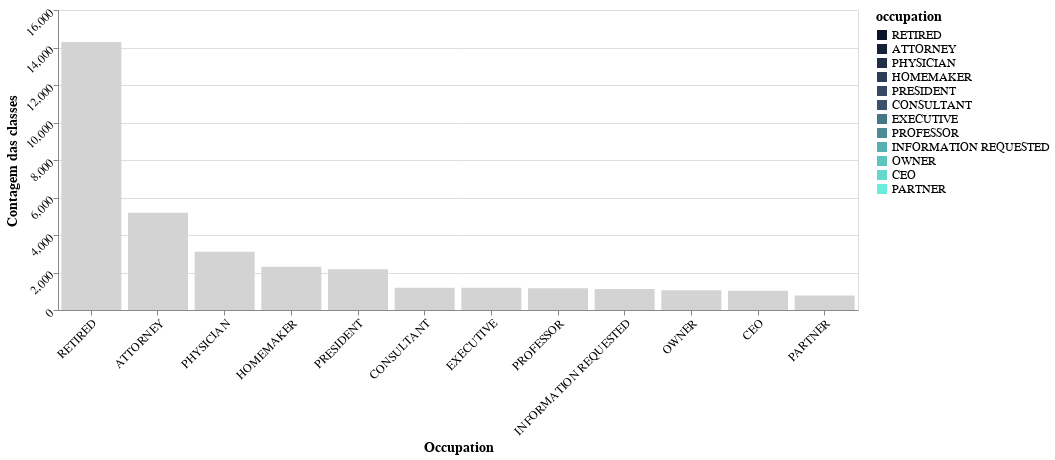

This figure's notebook cell:
### Markdown cell above
### Very high cardinality variables

### Code cell
def plot_top_categories(df, column, top_n=12):
    
    color_palette = ["#0b132b", "#152139", "#202e47", 
                    "#2a3c56", "#354964", "#3a506b",
                    "#467787", "#4c8a95",  "#57b1b1",
                     "#5dc5bf", "#63d8cd", "#69ecdb", "#6fffe9"]
    
    vis = df[column].value_counts().reset_index().head(top_n)
    
    color_scale = alt.Scale(
        domain=vis[column].unique(),
        range=color_palette    
    )

    highlight = alt.selection_point(on='mouseover', fields=[column], empty='none')
    chart = alt.Chart(vis).mark_bar().encode(
        x=alt.X(f"{column}:O", title=column.capitalize(), sort='-y'),
        y=alt.Y("count:Q", title="Contagem das classes"),
        
        tooltip=[
            alt.Tooltip(f"{column}:O"),
            alt.Tooltip("count:Q", title="Contagem da classe -")
        ],
        color=alt.condition(
            highlight,
            alt.Color(f"{column}:O", scale=color_scale, title=f'{column}'),
            alt.value('lightgray')
        ),
                
    ).properties(
        width=800,
        height=300,
    ).add_params(
        highlight
    ).configure(
    background="rgba(0, 0, 0, 0)"
    ).configure_view(
        fill='white'
    ).configure_axis(
        grid=False,
    ).configure_axis(
        labelAngle=-45
    )
    
    return chart
vis1 = plot_top_categories(df, 'occupation')
vis1.display()

### Figure 1 — Vega specification as saved in the notebook (floating-point values rounded to 4 significant figures)
{"$schema": "https://vega.github.io/schema/vega/v5.json", "data": [{"name": "param_10_store"}, {"name": "source_0"}, {"name": "data_0", "values": [{"count": 14289, "count_end": 14290.0, "count_start": 0.0, "occupation": "RETIRED"}, {"count": 5183, "count_end": 5183.0, "count_start": 0.0, "occupation": "ATTORNEY"}, {"count": 3112, "count_end": 3112.0, "count_start": 0.0, "occupation": "PHYSICIAN"}, {"count": 2305, "count_end": 2305.0, "count_start": 0.0, "occupation": "HOMEMAKER"}, {"count": 2173, "count_end": 2173.0, "count_start": 0.0, "occupation": "PRESIDENT"}, {"count": 1193, "count_end": 1193.0, "count_start": 0.0, "occupation": "CONSULTANT"}, {"count": 1193, "count_end": 1193.0, "count_start": 0.0, "occupation": "EXECUTIVE"}, {"count": 1161, "count_end": 1161.0, "count_start": 0.0, "occupation": "PROFESSOR"}, {"count": 1115, "count_end": 1115.0, "count_start": 0.0, "occupation": "INFORMATION REQUESTED"}, {"count": 1059, "count_end": 1059.0, "count_start": 0.0, "occupation": "OWNER"}, {"count": 1023, "count_end": 1023.0, "count_start": 0.0, "occupation": "CEO"}, {"count": 775, "count_end": 775.0, "count_start": 0.0, "occupation": "PARTNER"}]}, {"name": "source_0_x_domain_occupation", "values": [{"occupation": "RETIRED", "sort_field": 14289}, {"occupation": "ATTORNEY", "sort_field": 5183}, {"occupation": "PHYSICIAN", "sort_field": 3112}, {"occupation": "HOMEMAKER", "sort_field": 2305}, {"occupation": "PRESIDENT", "sort_field": 2173}, {"occupation": "CONSULTANT", "sort_field": 1193}, {"occupation": "EXECUTIVE", "sort_field": 1193}, {"occupation": "PROFESSOR", "sort_field": 1161}, {"occupation": "INFORMATION REQUESTED", "sort_field": 1115}, {"occupation": "OWNER", "sort_field": 1059}, {"occupation": "CEO", "sort_field": 1023}, {"occupation": "PARTNER", "sort_field": 775}]}], "signals": [{"name": "unit", "value": {}, "on": [{"events": "pointermove", "update": "isTuple(group()) ? group() : unit"}]}, {"name": "param_10", "update": "vlSelectionResolve(\"param_10_store\", \"union\", true, true)"}, {"name": "param_10_tuple", "on": [{"events": [{"source": "scope", "type": "mouseover"}], "update": "datum && item().mark.marktype !== 'group' && indexof(item().mark.role, 'legend') < 0 ? {unit: \"\", fields: param_10_tuple_fields, values: [(item().isVoronoi ? datum.datum : datum)[\"occupation\"]]} : null", "force": true}, {"events": [{"source": "view", "type": "dblclick"}], "update": "null"}]}, {"name": "param_10_tuple_fields", "value": [{"type": "E", "field": "occupation"}]}, {"name": "param_10_toggle", "value": false, "on": [{"events": [{"source": "scope", "type": "mouseover"}], "update": "event.shiftKey"}, {"events": [{"source": "view", "type": "dblclick"}], "update": "false"}]}, {"name": "param_10_modify", "on": [{"events": {"signal": "param_10_tuple"}, "update": "modify(\"param_10_store\", param_10_toggle ? null : param_10_tuple, param_10_toggle ? null : true, param_10_toggle ? param_10_tuple : null)"}]}], "marks": [{"type": "rect", "name": "marks", "from": {"data": "data_0"}, "encode": {"update": {"x": {"field": "occupation", "scale": "x"}, "width": {"signal": "max(0.25, bandwidth('x'))"}, "y": {"field": "count_end", "scale": "y"}, "tooltip": {"signal": "{\"occupation\": isValid(datum[\"occupation\"]) ? datum[\"occupation\"] : \"\"+datum[\"occupation\"], \"Contagem da classe -\": format(datum[\"count\"], \"\")}"}, "y2": {"field": "count_start", "scale": "y"}, "fill": [{"field": "occupation", "scale": "color", "test": "length(data(\"param_10_store\")) && vlSelectionTest(\"param_10_store\", datum)"}, {"value": "lightgray"}]}}, "style": ["bar"], "interactive": true}], "scales": [{"name": "x", "type": "band", "domain": {"data": "source_0_x_domain_occupation", "field": "occupation", "sort": {"op": "max", "field": "sort_field", "order": "descending"}}, "range": [0, {"signal": "width"}], "paddingOuter": 0.05, "paddingInner": 0.1}, {"name": "y", "type": "linear", "domain": {"data": "data_0", "fields": ["count_start", "count_end"]}, "range": [{"signal": "height"}, 0], "zero": true, "nice": true}, {"name": "color", "type": "ordinal", "domain": ["RETIRED", "ATTORNEY", "PHYSICIAN", "HOMEMAKER", "PRESIDENT", "CONSULTANT", "EXECUTIVE", "PROFESSOR", "INFORMATION REQUESTED", "OWNER", "CEO", "PARTNER"], "range": ["#0b132b", "#152139", "#202e47", "#2a3c56", "#354964", "#3a506b", "#467787", "#4c8a95", "#57b1b1", "#5dc5bf", "#63d8cd", "#69ecdb", "#6fffe9"], "interpolate": "hcl"}], "axes": [{"scale": "y", "zindex": 0, "labels": false, "gridScale": "x", "aria": false, "minExtent": 0, "tickCount": {"signal": "ceil(height/40)"}, "orient": "left", "maxExtent": 0, "ticks": false, "domain": false, "grid": true}, {"scale": "x", "grid": false, "orient": "bottom", "labelBaseline": "top", "labelAlign": "right", "title": "Occupation", "zindex": 0}, {"scale": "y", "tickCount": {"signal": "ceil(height/40)"}, "orient": "left", "grid": false, "zindex": 0, "labelOverlap": true, "title": "Contagem das classes", "labelAlign": "right"}], "config": {"axis": {"labelFontSize": 12, "titleFontSize": 14, "labelFont": "Arial", "titleFont": "Arial", "labelAngle": -45}, "legend": {"titleFontSize": 14, "labelFontSize": 12, "labelFont": "Arial", "titleFont": "Arial"}, "style": {"cell": {"fill": "white"}, "group-title": {"fontSize": 18, "font": "Arial", "fill": "black"}}}, "width": 800, "padding": 5, "legends": [{"title": "occupation", "fill": "color", "symbolType": "square"}], "background": "rgba(0, 0, 0, 0)", "height": 300, "style": "cell"}
